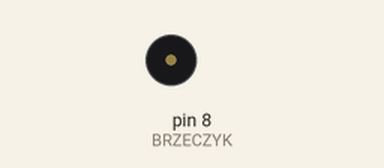
Simulated run of this sketch. Board: Arduino Uno, built with avr-gcc and run on an emulated ATmega328P. Parts: buzzer (waves = sounding).

Above: at 1.5 s.
At 5.57 s:
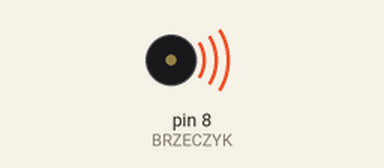
Timing chart, 0 to 6.0 s (numbered marks = the images above):
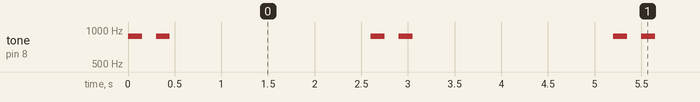

Measured:
- by itself, tone on pin 8 (BRZECZYK): repeats every 2.6 s: silent 0.15 s, 880 Hz 0.15 s, silent 2.2 s, 880 Hz 0.15 s

The sketch:

a08.ino
```cpp
// A08 Dźwięk jako sygnał: dwa krótkie piski = „czekam”
const int BRZECZYK = 8;      // brzęczyk pasywny

void setup() {}

void loop() {
  for (int i = 0; i < 2; i++) {
    tone(BRZECZYK, 880, 150);  // ton 880 Hz przez 150 ms
    delay(300);
  }
  delay(2000);
}
```
